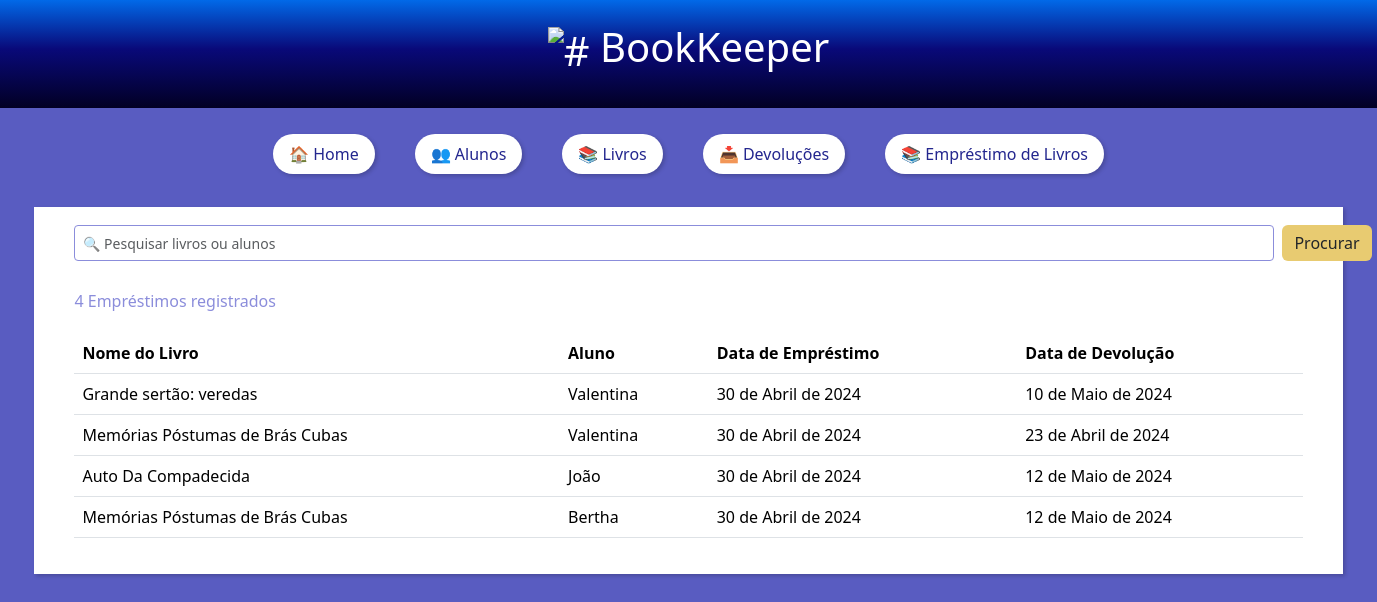
Page /returns/ on the earlier database version.
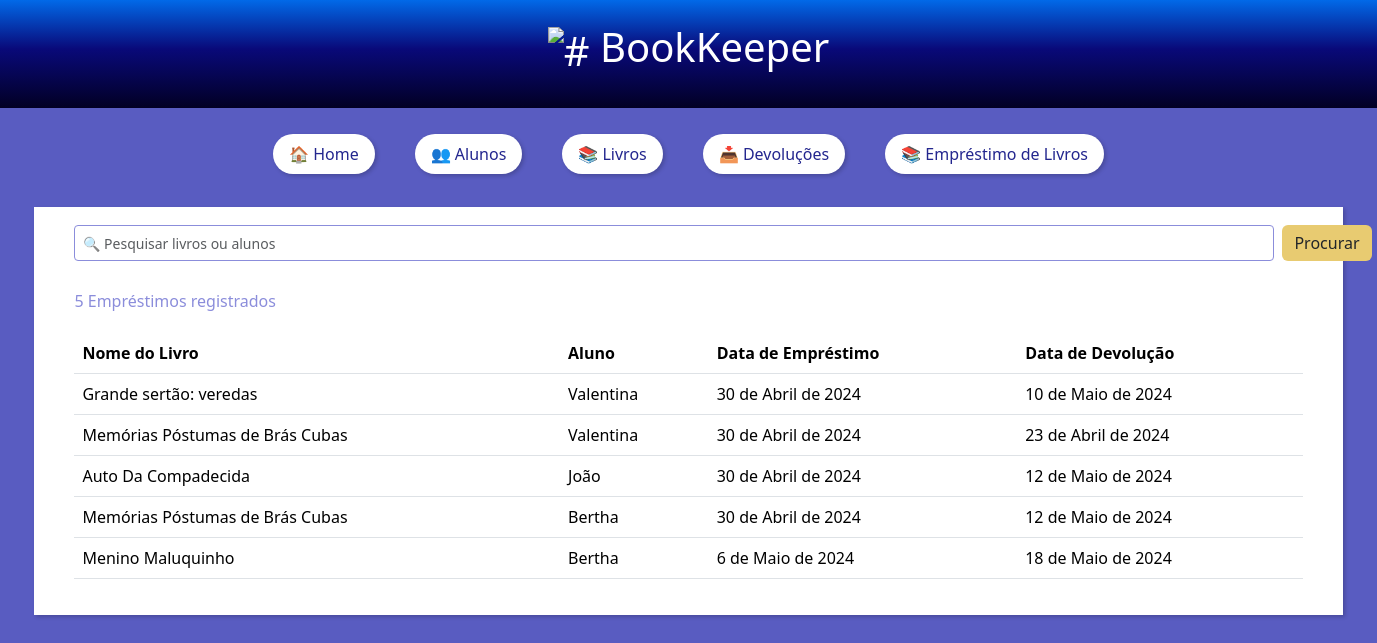
Same page on the later database version.
### biblioteca_app/models.py (models this page shows, shortened)
class Loan(models.Model):
    book = models.ForeignKey('Book', on_delete=models.CASCADE)
    reader = models.ForeignKey('Reader', on_delete=models.CASCADE)
    date_borrowed = models.DateField(auto_now_add=True)
    date_returned = models.DateField(null=True, blank=True)

class Book(models.Model):
    book_name = models.CharField(max_length=200, verbose_name="Nome do Livro")
    author = models.CharField(max_length=200, verbose_name="Autor")
    isbn = models.CharField(max_length=20, verbose_name="ISBN")
    borrowed = models.BooleanField(default=False, verbose_name="Emprestado")
    class Meta:
        verbose_name = "Livro"
        verbose_name_plural = "Livros"

class Reader(models.Model):
    reference_id = models.CharField(max_length=200, verbose_name="RA Aluno")
    reader_name = models.CharField(max_length=200, verbose_name="Nome do Aluno")
    reader_contact = models.CharField(max_length=200, verbose_name="Contato do Aluno")
    grade_year = models.CharField(max_length=200, verbose_name="Ano de Ensino")
    active = models.BooleanField(default=True)
    class Meta:
        verbose_name = "Leitor"
        verbose_name_plural = "Leitores"

### biblioteca_app/views.py (the view)
# urls.py: path('returns/', view_loans, name='returns'),
def view_loans(request):
    print("Acessando a view view_loans")
    loans = Loan.objects.all()
    print("Empréstimos recuperados:", loans)
    return render(request, 'returns.html', {'loans': loans})

### biblioteca_app/templates/returns.html (shortened to what this page needs)
<!DOCTYPE html>
{% extends "index.html" %}
{% load static %}
{% block main_content %}
<div id="search_css">
    <nav class="navbar bg-body-light">
        <form id="search-form" class="d-flex" role="search">
            <input id="search-input" class="form-control form-control-sm me-2 col-md-10" style="width: 1200px; border-style: solid; border-color: #8B8DDB;" type="search" placeholder="🔍 Pesquisar livros ou alunos" aria-label="Search">
            <button id="btnsearch_css" class="btn" type="submit">Procurar</button>
        </form>
    </nav>
    <div class="col-md-12">
        <div  style="margin-top: 20px;">
            <p style="color: #8B8DDB">{{ loans|length }} Empréstimos registrados</p>
        </div>
        <div  style="margin-top: 20px;">
            <table class="table table-hover" id="loanTable">
                <thead>
                    <tr>
                        <th>Nome do Livro</th>
                        <th>Aluno</th>
                        <th>Data de Empréstimo</th>
                        <th>Data de Devolução</th>
                    </tr>
                </thead>
                <tbody>
                    {% for loan in loans %}
                    <tr>
                        <td>{{ loan.book.book_name }}</td>
                        <td>{{ loan.reader.reader_name }}</td>
                        <td>{{ loan.date_borrowed }}</td>
                        <td>{{ loan.date_returned }}</td>
                    </tr>
                    {% endfor %}
                </tbody>
            </table>
        </div>
    </div>
</div>
{% endblock %}

Differences in the rows shown:
added Loan: book.book_name "Menino Maluquinho", reader.reader_name "Bertha", date_borrowed "6 de Maio de 2024", date_returned "18 de Maio de 2024"
Other differences:
{{ loans|length }}: "4" → "5"
